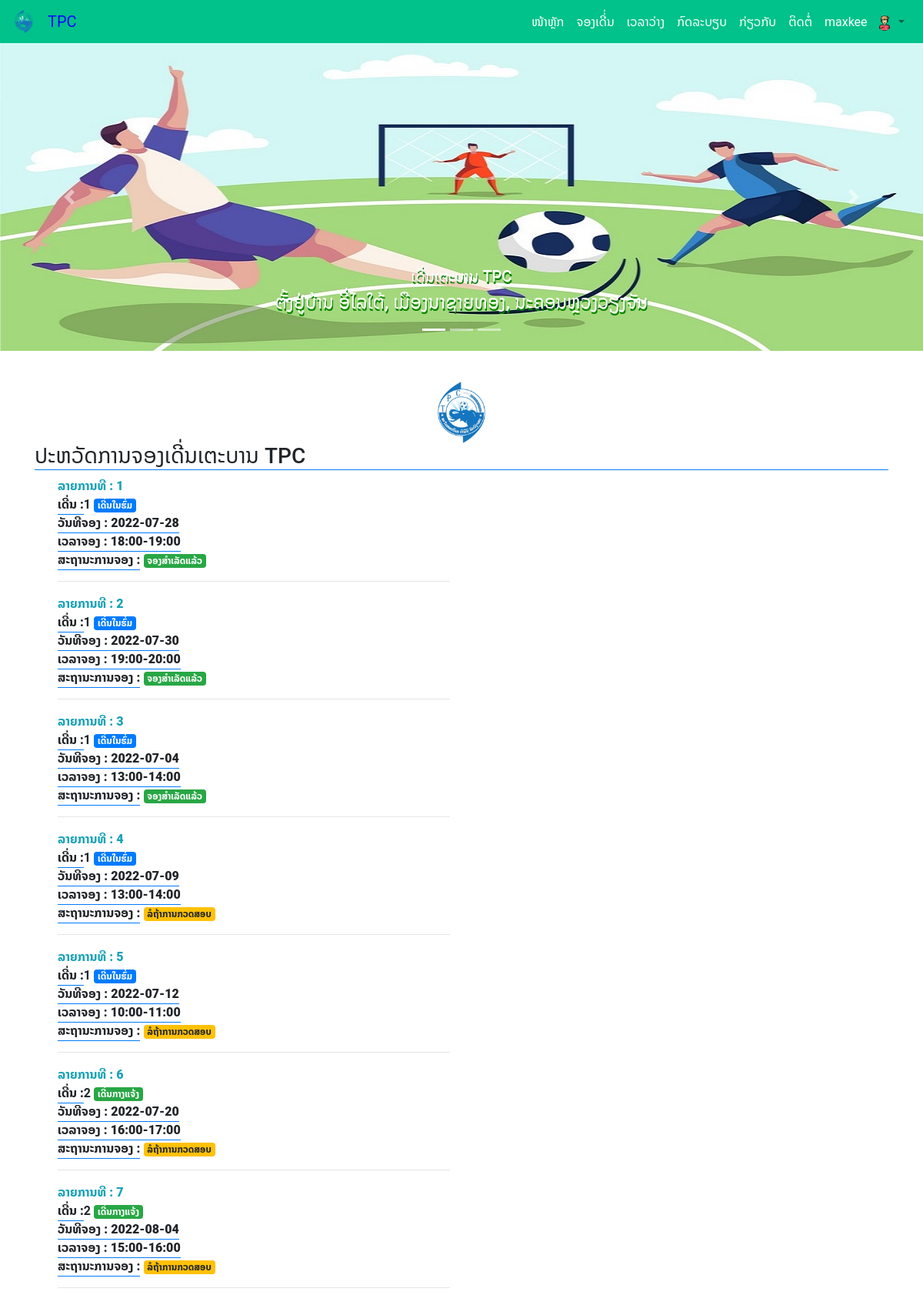
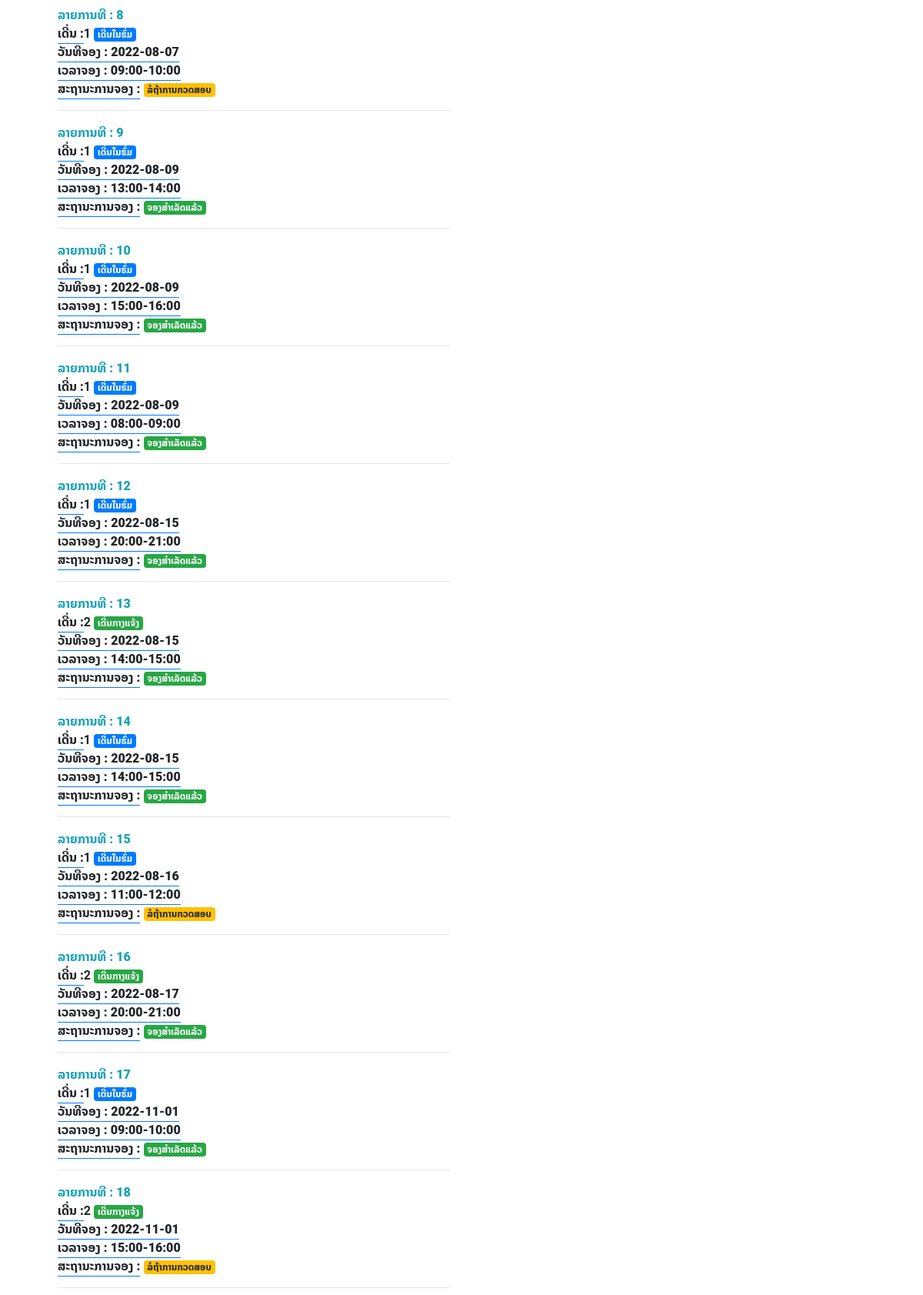
Screenshot of /customer/history.php (signed in, upper part) with the database file from the repository (2 pictures, top to bottom).
### tables this page shows
CREATE TABLE `booking` (
  `id` int(10) NOT NULL,
  `username` varchar(30) NOT NULL,
  `court_num` int(5) NOT NULL COMMENT '1=ເດີ່ນໃນຮົ່ມ 2=ເດີ່ນກາງແຈ້ງ ',
  `date_booking` date NOT NULL,
  `time_booking` varchar(20) NOT NULL,
  `price_court` float(10,2) NOT NULL,
  `price` float(10,2) NOT NULL,
  `status` int(2) NOT NULL DEFAULT 1 COMMENT '1=ລໍຖ້າການກວດສອບ 2=ກວດສອບແລ້ວ 3 ຖືກປະຕິເສດ',
  `slip_payment` text NOT NULL,
  `ntf` int(2) NOT NULL DEFAULT 0,
  `date_save` timestamp NOT NULL DEFAULT current_timestamp() ON UPDATE current_timestamp()
);

### customer/history.php (the view, shortened to what this page needs)
<?php
require('includes/navbar.php');
require('includes/banner.php');
include('db.php');
?>
<div class="container" style="margin-top:40px;">
    <img class="rounded mx-auto d-block" src="images/Logo.png" width="80px">
    <h3 class="text-centet border-bottom border-primary">ປະຫວັດການຈອງເດີ່ນເຕະບານ TPC</h3>
    <div class="col-lg-12">
        <div class="row">
            <div class="col-md-12">
                <div class="callout callout-info">
                    <div class="col-md-12">
                        <?php
                        $No = 1;
                        $sql = "SELECT * FROM booking WHERE username = '" . $_SESSION['username'] . "'";
                        $query_run = mysqli_query($connection, $sql);
                        if (mysqli_num_rows($query_run) > 0) {
                            while ($row = mysqli_fetch_assoc($query_run)) {
                        ?>
                                <div class="row">
                                    <div class="col-sm-6">
                                        <dl>
                                            <dt><b class="text-info">ລາຍການທີ : <?php echo $No++ ?></b></dt>
                                            <dt><b class="border-bottom border-primary">ເດີ່ນ :</b><?php echo $row['court_num'] ?>
                                                <?php $court = $row['court_num'];
                                                if ($court == 1) {
                                                    echo "<span class='badge badge-primary'>ເດີ່ນໃນຮົ່ມ</span>";
                                                } elseif ($court == 2) {
                                                    echo  "<span class='badge badge-success'>ເດີ່ນກາງແຈ້ງ</span>";
                                                }
                                                ?></dt>
                                            <dt><b class="border-bottom border-primary">ວັນທີຈອງ : <?php echo $row['date_booking'] ?></b></dt>
                                            <dt><b class="border-bottom border-primary">ເວລາຈອງ :
                                                    <?php echo $row['time_booking'] ?>
                                                </b>
                                            </dt>
                                            <dt><b class="border-bottom border-primary">ສະຖານະການຈອງ :</b>
                                                <?php $status = $row['status'];
                                                 if ($status == 1) {
                                                    echo "<span class='badge badge-warning'>ລໍຖ້າການກວດສອບ</span>";
                                                } elseif ($status == 2) {
                                                    echo  "<span class='badge badge-success'>ຈອງສຳເລັດແລ້ວ</span>";
                                                }
                                                elseif ($status == 3) {
                                                    echo  "<span class='badge badge-danger'>ການຈອງບໍ່ສຳເລັດ :ສາເຫດ ...</span>";
                                                }
                                                ?>
                                            </dt>
                                        </dl>
                                        <hr>
                                    </div>
                                </div>
                        <?php
                            }
                        } else {
                            echo "ຍັງບໍ່ມີລາຍການຈອງ .<a href='booking.php'>ຈອງເດີ່ນ</a>";
                        }
                        ?>
                    </div>
                </div>
            </div>
        </div>
    </div>
</div>
<hr color="#25D366"><br><br>
<?php require('includes/footer.php'); ?>

### customer/includes/navbar.php (shortened to what this page needs)
<!DOCTYPE html>
<html lang="en">
<head>
  <link rel="stylesheet" href="https://maxcdn.bootstrapcdn.com/bootstrap/4.0.0/css/bootstrap.min.css">
  <link rel="stylesheet" href="https://maxcdn.bootstrapcdn.com/bootstrap/4.0.0/css/bootstrap.min.css">
  <link rel="stylesheet" type="text/css" href="font/main.css">
  <link rel="stylesheet" href="https://cdn.jsdelivr.net/npm/bootstrap-icons@1.8.1/font/bootstrap-icons.css">
   <link rel="stylesheet" href="https://cdn.jsdelivr.net/npm/bootstrap@4.1.3/dist/css/bootstrap.min.css">
</head>
<nav class="navbar navbar-expand-lg navbar-light ">
  <img class="navbar-brand" src="images/Logo.png">
  <a class="navbar-brand" href="index.php" style="color:blue;">TPC</a>
  <div class="collapse navbar-collapse " id="navbarNav">
    <ul class="navbar-nav ml-auto ">
      <li class="nav-item active">
        <a class="nav-link text-white" href="index.php">ໜ້າຫຼັກ<span class="sr-only">(current)</span></a>
      </li>
      <li class="nav-item">
        <a class="nav-link text-white" href="booking.php">ຈອງເດີ່່ນ</a>
      </li>
      <li class="nav-item">
        <a class="nav-link text-white" href="check_booking.php" data-toggle="modal" data-target="#TableModal">ເວລາວ່າງ</a>
      </li>
      <li class="nav-item">
        <a class="nav-link text-white" href="rule.php">ກົດລະບຽບ</a>
      </li>
      <li class="nav-item">
        <a class="nav-link text-white" href="about.php">ກ່ຽວກັບ</a>
      </li>
      <li class="nav-item">
        <a class="nav-link text-white" href="contact.php">ຕິດຕໍ່</a>
      </li>
      <li class="nav-item dropdown no-arrow">
        <a class="nav-link dropdown-toggle" href="#" id="userDropdown" role="button" data-toggle="dropdown" aria-haspopup="true" aria-expanded="false">
          <span class="mr-2 d-none d-lg-inline text-gray-600  text-white">
            <?php echo $_SESSION['username']; ?>
          </span>
          <img class="img-profile rounded-circle" src="images/customer.png" width="20px;">
        </a>
      </li>
    </ul>
  </div>
</nav>

### customer/includes/banner.php (shortened to what this page needs)
<section>
<div id="carouselExampleIndicators" class="carousel slide" data-ride="carousel">
  <ol class="carousel-indicators">
    <li data-target="#carouselExampleIndicators" data-slide-to="0" class="active"></li>
    <li data-target="#carouselExampleIndicators" data-slide-to="1"></li>
    <li data-target="#carouselExampleIndicators" data-slide-to="2"></li>
  </ol>
  <div class="carousel-inner">
    <div class="carousel-item active">
      <img class="d-block w-100" style="height: 400px ;" src="images/banner.jpg" alt="First slide">
      <div class="carousel-caption d-none d-md-block">
        <h5 class="h5">ເດີ່ນເຕະບານ TPC</h5>
        <h4 class="h4">ຕັ້ງຢູ່ບ້ານ ອີ່ໄລໃຕ້, ເມືອງນາຊາຍທອງ, ນະຄອນຫຼວງວຽງຈັນ</h4>
      </div>
    </div>
  </div>
  <a class="carousel-control-prev" href="#carouselExampleIndicators" role="button" data-slide="prev">
    <span class="carousel-control-prev-icon" aria-hidden="true"></span>
  </a>
  <a class="carousel-control-next" href="#carouselExampleIndicators" role="button" data-slide="next">
    <span class="carousel-control-next-icon" aria-hidden="true"></span>
  </a>
</div>
</section>

### customer/includes/footer.php (shortened to what this page needs)
<head>
  <link rel="stylesheet" href="https://cdnjs.cloudflare.com/ajax/libs/font-awesome/4.7.0/css/font-awesome.min.css">
</head>
<html>
<body>
</body>
</html>

### customer/includes/navbar.php (style rules this page uses)
.navbar-brand { width: 30px; }
.navbar { background-color: rgb(0, 194, 138); }

### customer/includes/banner.php (style rules this page uses)
.h5,.h4 { text-shadow: 1px 3px green; }

### rows the page displays
booking: court_num "1", shows "ເດີ່ນໃນຮົ່ມ", date_booking "2022-07-28", time_booking "18:00-19:00", status "ຈອງສຳເລັດແລ້ວ"
booking: court_num "1", shows "ເດີ່ນໃນຮົ່ມ", date_booking "2022-07-30", time_booking "19:00-20:00", status "ຈອງສຳເລັດແລ້ວ"
booking: court_num "1", shows "ເດີ່ນໃນຮົ່ມ", date_booking "2022-07-04", time_booking "13:00-14:00", status "ຈອງສຳເລັດແລ້ວ"
booking: court_num "1", shows "ເດີ່ນໃນຮົ່ມ", date_booking "2022-07-09", time_booking "13:00-14:00", status "ລໍຖ້າການກວດສອບ"
booking: court_num "1", shows "ເດີ່ນໃນຮົ່ມ", date_booking "2022-07-12", time_booking "10:00-11:00", status "ລໍຖ້າການກວດສອບ"
booking: court_num "2", shows "ເດີ່ນກາງແຈ້ງ", date_booking "2022-07-20", time_booking "16:00-17:00", status "ລໍຖ້າການກວດສອບ"
booking: court_num "2", shows "ເດີ່ນກາງແຈ້ງ", date_booking "2022-08-04", time_booking "15:00-16:00", status "ລໍຖ້າການກວດສອບ"
booking: court_num "1", shows "ເດີ່ນໃນຮົ່ມ", date_booking "2022-08-07", time_booking "09:00-10:00", status "ລໍຖ້າການກວດສອບ"
booking: court_num "1", shows "ເດີ່ນໃນຮົ່ມ", date_booking "2022-08-09", time_booking "13:00-14:00", status "ຈອງສຳເລັດແລ້ວ"
booking: court_num "1", shows "ເດີ່ນໃນຮົ່ມ", date_booking "2022-08-09", time_booking "15:00-16:00", status "ຈອງສຳເລັດແລ້ວ"
booking: court_num "1", shows "ເດີ່ນໃນຮົ່ມ", date_booking "2022-08-09", time_booking "08:00-09:00", status "ຈອງສຳເລັດແລ້ວ"
booking: court_num "1", shows "ເດີ່ນໃນຮົ່ມ", date_booking "2022-08-15", time_booking "20:00-21:00", status "ຈອງສຳເລັດແລ້ວ"
booking: court_num "2", shows "ເດີ່ນກາງແຈ້ງ", date_booking "2022-08-15", time_booking "14:00-15:00", status "ຈອງສຳເລັດແລ້ວ"
booking: court_num "1", shows "ເດີ່ນໃນຮົ່ມ", date_booking "2022-08-15", time_booking "14:00-15:00", status "ຈອງສຳເລັດແລ້ວ"
booking: court_num "1", shows "ເດີ່ນໃນຮົ່ມ", date_booking "2022-08-16", time_booking "11:00-12:00", status "ລໍຖ້າການກວດສອບ"
booking: court_num "2", shows "ເດີ່ນກາງແຈ້ງ", date_booking "2022-08-17", time_booking "20:00-21:00", status "ຈອງສຳເລັດແລ້ວ"
booking: court_num "1", shows "ເດີ່ນໃນຮົ່ມ", date_booking "2022-11-01", time_booking "09:00-10:00", status "ຈອງສຳເລັດແລ້ວ"
booking: court_num "2", shows "ເດີ່ນກາງແຈ້ງ", date_booking "2022-11-01", time_booking "15:00-16:00", status "ລໍຖ້າການກວດສອບ"

### other values shown
$_SESSION['username'] "maxkee"
